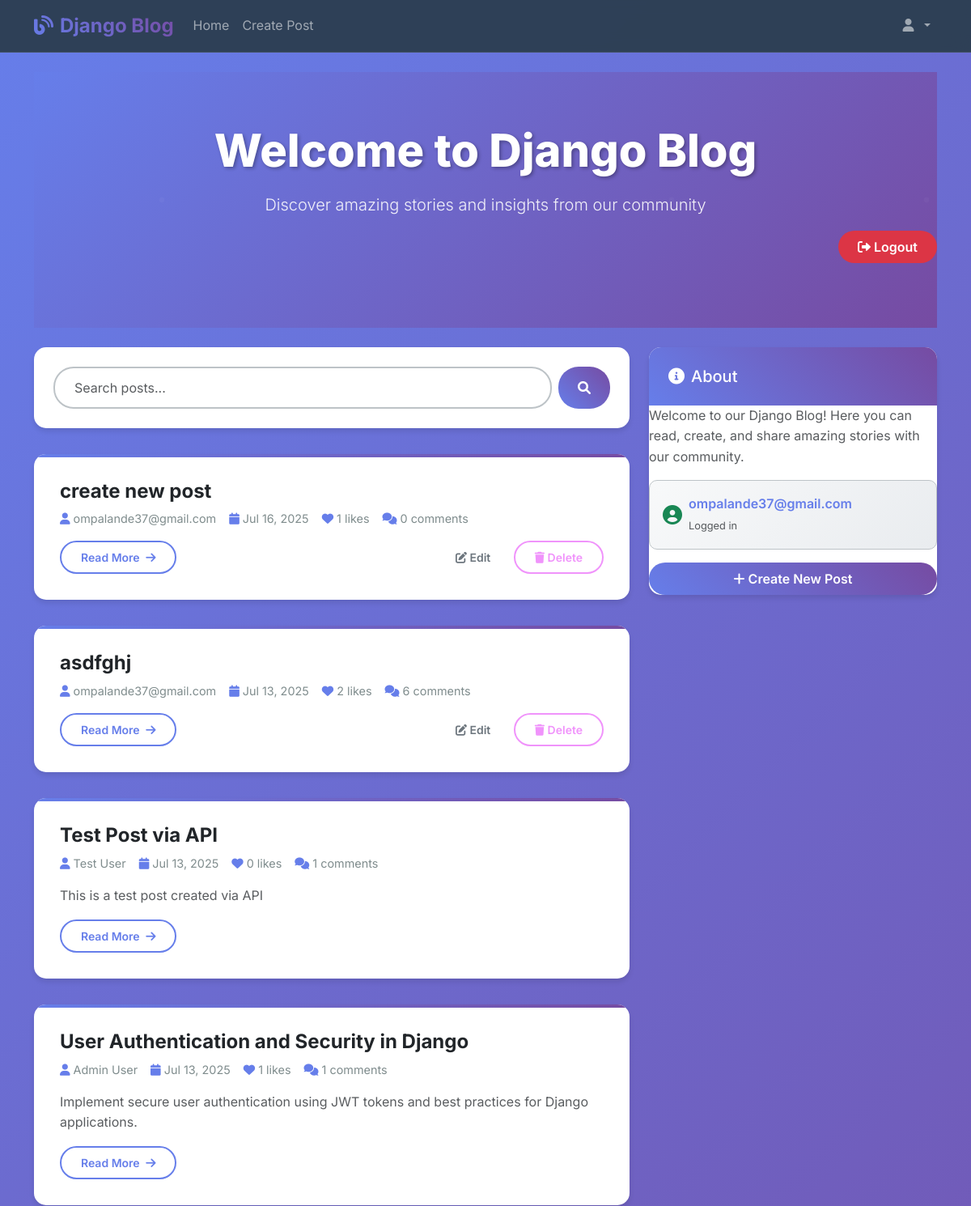
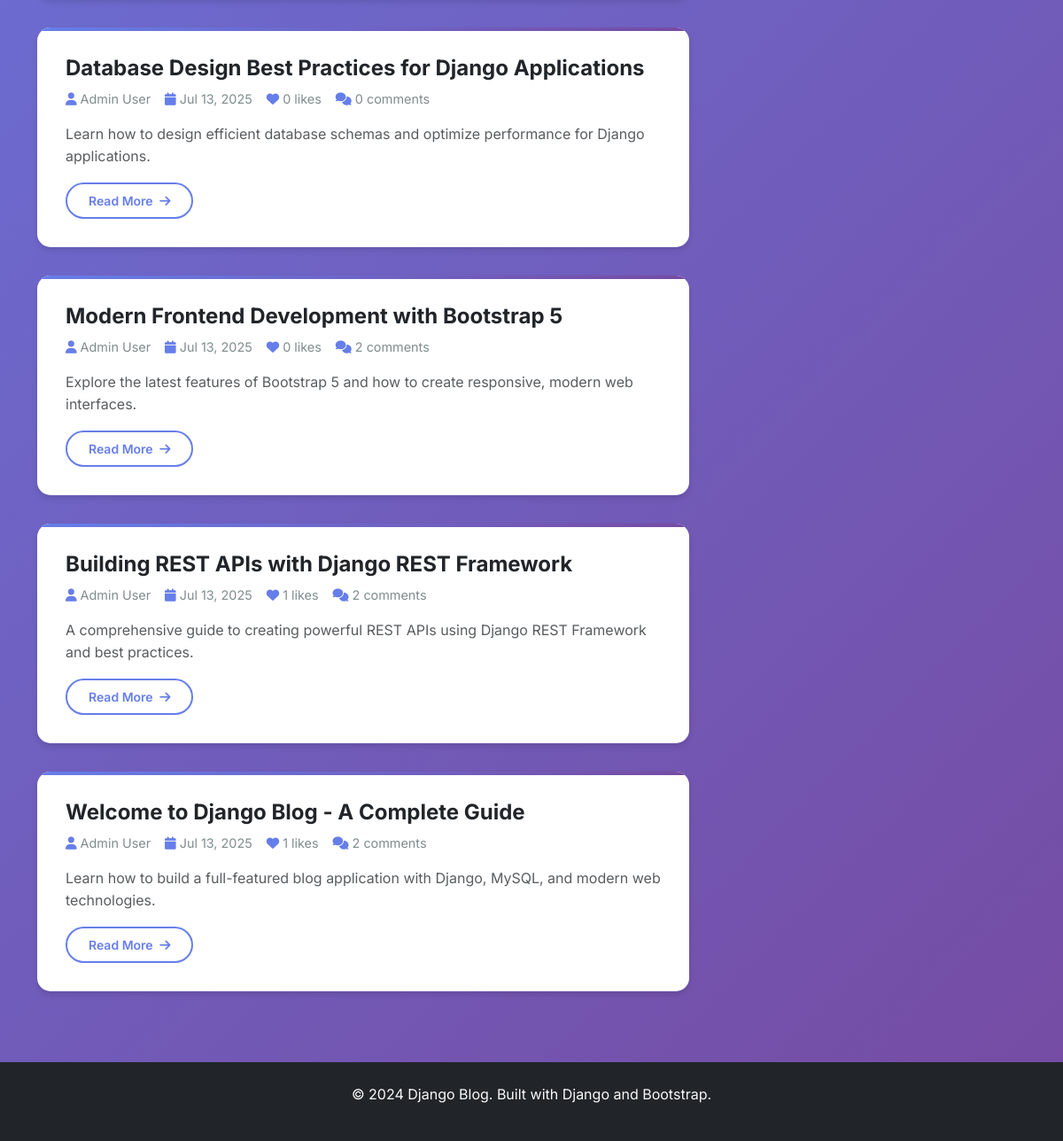
Screenshot of /blog/ (signed in) with the database file from the repository (2 pictures, top to bottom).
### blog/models.py (models this page shows, shortened)
class BlogPost(models.Model):
    STATUS_CHOICES = [
        ('draft', 'Draft'),
        ('published', 'Published')
    ]
    title = models.CharField(max_length=200)
    content = RichTextField()
    author = models.ForeignKey(User, on_delete=models.CASCADE, related_name='blog_posts')
    timestamp = models.DateTimeField(auto_now_add=True)
    updated_at = models.DateTimeField(auto_now=True)
    status = models.CharField(max_length=10, choices=STATUS_CHOICES, default='draft')
    slug = models.SlugField(max_length=200, unique=True, blank=True)
    excerpt = models.TextField(max_length=500, blank=True)
    class Meta:
        ordering = ['-timestamp']
    @property
    def like_count(self):
        return self.likes.count()
    @property
    def comment_count(self):
        return self.comments.count()

### blog/views.py (the view)
# urls.py: path('blog/', views.BlogListView.as_view(), name='blog_list'),
class BlogListView(ListView):
    model = BlogPost
    template_name = 'blog/blog_list.html'
    context_object_name = 'posts'
    paginate_by = 10
    def get_queryset(self):
        return BlogPost.objects.filter(status='published').order_by('-timestamp')
    def get_context_data(self, **kwargs):
        context = super().get_context_data(**kwargs)
        context['show_create_button'] = self.request.user.is_authenticated
        context['show_logout_button'] = self.request.user.is_authenticated
        return context

### templates/blog/blog_list.html (shortened to what this page needs)
{% extends 'base.html' %}
{% block content %}
<div class="blog-header text-center mb-4">
    <h1 class="display-4">Welcome to Django Blog</h1>
    <p class="lead">Discover amazing stories and insights from our community</p>
    {% if user.is_authenticated %}
    <div class="d-flex justify-content-end mb-3 gap-2">
        <form action="{% url 'user_logout' %}" method="post" style="display:inline;">
            <button type="submit" class="btn btn-danger">
                <i class="fas fa-sign-out-alt me-1"></i>Logout
            </button>
        </form>
    </div>
    {% endif %}
</div>
<div class="row">
    <div class="col-md-8">
        <div class="search-container">
            <form method="get" class="d-flex">
                <input type="text" name="search" class="form-control me-2" placeholder="Search posts..." value="{{ request.GET.search }}">
                <button type="submit" class="btn btn-primary">
                    <i class="fas fa-search"></i>
                </button>
            </form>
        </div>
        <div id="blog-posts">
            {% for post in posts %}
            <article class="blog-post">
                <div class="d-flex justify-content-between align-items-start">
                    <div class="flex-grow-1">
                        <h2 class="h4 mb-2">
                            <a href="{% url 'blog_detail' post.slug %}" class="text-decoration-none text-dark">
                                {{ post.title }}
                            </a>
                        </h2>
                        <div class="post-meta">
                            <span><i class="fas fa-user"></i>{{ post.author.get_full_name|default:post.author.username }}</span>
                            <span><i class="fas fa-calendar"></i>{{ post.timestamp|date:"M d, Y" }}</span>
                            <span><i class="fas fa-heart"></i>{{ post.like_count }} likes</span>
                            <span><i class="fas fa-comments"></i>{{ post.comment_count }} comments</span>
                        </div>
                        {% if post.excerpt %}
                        <p class="text-muted">{{ post.excerpt }}</p>
                        {% endif %}
                        <div class="d-flex justify-content-between align-items-center">
                            <a href="{% url 'blog_detail' post.slug %}" class="btn btn-outline-primary btn-sm">
                                Read More <i class="fas fa-arrow-right ms-1"></i>
                            </a>
                            {% if user == post.author %}
                            <div>
                                <a href="{% url 'blog_edit' post.pk %}" class="btn btn-outline-secondary btn-sm">
                                    <i class="fas fa-edit"></i> Edit
                                </a>
                                <a href="{% url 'blog_delete' post.pk %}" class="btn btn-outline-danger btn-sm">
                                    <i class="fas fa-trash"></i> Delete
                                </a>
                            </div>
                            {% endif %}
                        </div>
                    </div>
                </div>
            </article>
            {% endfor %}
        </div>
    </div>
    <div class="col-md-4">
        <div class="sidebar-card">
            <div class="card-header">
                <h5 class="mb-0"><i class="fas fa-info-circle me-2"></i>About</h5>
            </div>
            <div class="card-body">
                <p class="text-muted">Welcome to our Django Blog! Here you can read, create, and share amazing stories with our community.</p>
                {% if user.is_authenticated %}
                <div class="user-status mb-3">
                    <div class="d-flex align-items-center">
                        <i class="fas fa-user-circle text-success me-2"></i>
                        <div>
                            <strong>{{ user.username }}</strong>
                            <br>
                            <small class="text-muted">Logged in</small>
                        </div>
                    </div>
                </div>
                <a href="{% url 'blog_create' %}" class="btn btn-primary w-100">
                    <i class="fas fa-plus me-1"></i>Create New Post
                </a>
                {% endif %}
            </div>
        </div>
    </div>
</div>
{% endblock %}

### static/css/custom.css (style rules this page uses)
:root { --primary-color: #667eea; --secondary-color: #764ba2; --accent-color: #f093fb; --success-color: #4facfe; --warning-color: #f093fb; --danger-color: #f093fb; --dark-color: #2c3e50; --light-color: #ecf0f1; --text-color: #2c3e50; --text-muted: #7f8c8d; --border-color: #bdc3c7; --shadow: 0 4px 6px rgba(0, 0, 0, 0.1); --shadow-hover: 0 8px 15px rgba(0, 0, 0, 0.2); --transition: all 0.3s ease; }
body { font-family: 'Inter', -apple-system, BlinkMacSystemFont, 'Segoe UI', Roboto, sans-serif; line-height: 1.6; color: var(--text-color); background: linear-gradient(135deg, #667eea 0%, #764ba2 100%); min-height: 100vh; }
.blog-header { background: linear-gradient(135deg, var(--primary-color) 0%, var(--secondary-color) 100%); color: white; padding: 4rem 0; text-align: center; position: relative; overflow: hidden; }
.blog-header::before { content: ''; position: absolute; top: 0; left: 0; right: 0; bottom: 0; opacity: 0.3; }
.blog-header h1 { font-weight: 800; font-size: 3.5rem; margin-bottom: 1rem; text-shadow: 2px 2px 4px rgba(0, 0, 0, 0.3); }
.blog-header .lead { font-size: 1.25rem; opacity: 0.9; font-weight: 300; }
.blog-post { background: white; border: none; border-radius: 15px; padding: 2rem; margin-bottom: 2rem; box-shadow: var(--shadow); transition: var(--transition); position: relative; overflow: hidden; }
.blog-post::before { content: ''; position: absolute; top: 0; left: 0; right: 0; height: 4px; background: linear-gradient(90deg, var(--primary-color), var(--secondary-color)); }
.blog-post h2 { color: var(--text-color); font-weight: 700; margin-bottom: 1rem; font-size: 1.5rem; }
.blog-post h2 a { color: inherit; text-decoration: none; transition: var(--transition); }
.post-meta { display: flex; align-items: center; gap: 1rem; margin-bottom: 1rem; font-size: 0.9rem; color: var(--text-muted); }
.post-meta i { color: var(--primary-color); margin-right: 0.25rem; }
.btn { border-radius: 25px; font-weight: 600; padding: 0.5rem 1.5rem; transition: var(--transition); border: none; }
.btn-primary { background: linear-gradient(45deg, var(--primary-color), var(--secondary-color)); border: none; }
.btn-outline-primary { border: 2px solid var(--primary-color); color: var(--primary-color); background: transparent; }
.btn-outline-danger { border: 2px solid var(--danger-color); color: var(--danger-color); }
.search-container { background: white; border-radius: 15px; padding: 1.5rem; box-shadow: var(--shadow); margin-bottom: 2rem; }
.search-container input { border: 2px solid var(--border-color); border-radius: 25px; padding: 0.75rem 1.5rem; transition: var(--transition); }
.sidebar-card { background: white; border-radius: 15px; box-shadow: var(--shadow); overflow: hidden; }
.sidebar-card .card-header { background: linear-gradient(45deg, var(--primary-color), var(--secondary-color)); color: white; border: none; padding: 1.5rem; }
.form-control { border: 2px solid var(--border-color); border-radius: 8px; padding: 0.75rem 1rem; transition: var(--transition); }
.blog-post { animation: fadeInUp 0.6s ease-out; }
.user-status { background: linear-gradient(135deg, #f8f9fa 0%, #e9ecef 100%); border-radius: 10px; padding: 1rem; border: 1px solid var(--border-color); margin-bottom: 1rem; }
.user-status i { font-size: 1.5rem; }
.user-status strong { color: var(--primary-color); font-weight: 600; }
.user-status small { font-size: 0.8rem; }

### rows the page displays
BlogPost: title "create new post", author.get_full_name "ompalande37@gmail.com", timestamp "Jul 16, 2025", like_count "1", comment_count "0", shows "Edit"
BlogPost: title "asdfghj", author.get_full_name "ompalande37@gmail.com", timestamp "Jul 13, 2025", like_count "2", comment_count "6", shows "Edit"
BlogPost: title "Test Post via API", author.get_full_name "Test User", timestamp "Jul 13, 2025", like_count "0", comment_count "1", excerpt "This is a test post created via API"
BlogPost: title "User Authentication and Security in Django", author.get_full_name "Admin User", timestamp "Jul 13, 2025", like_count "1", comment_count "1", excerpt "Implement secure user authentication using JWT tokens and best practices for Django applications."
BlogPost: title "Database Design Best Practices for Django Applications", author.get_full_name "Admin User", timestamp "Jul 13, 2025", like_count "0", comment_count "0", excerpt "Learn how to design efficient database schemas and optimize performance for Django applications."
BlogPost: title "Modern Frontend Development with Bootstrap 5", author.get_full_name "Admin User", timestamp "Jul 13, 2025", like_count "0", comment_count "2", excerpt "Explore the latest features of Bootstrap 5 and how to create responsive, modern web interfaces."
BlogPost: title "Building REST APIs with Django REST Framework", author.get_full_name "Admin User", timestamp "Jul 13, 2025", like_count "1", comment_count "2", excerpt "A comprehensive guide to creating powerful REST APIs using Django REST Framework and best practices."
BlogPost: title "Welcome to Django Blog - A Complete Guide", author.get_full_name "Admin User", timestamp "Jul 13, 2025", like_count "1", comment_count "2", excerpt "Learn how to build a full-featured blog application with Django, MySQL, and modern web technologies."

### other values shown
{{ user.username }} "ompalande37@gmail.com"
